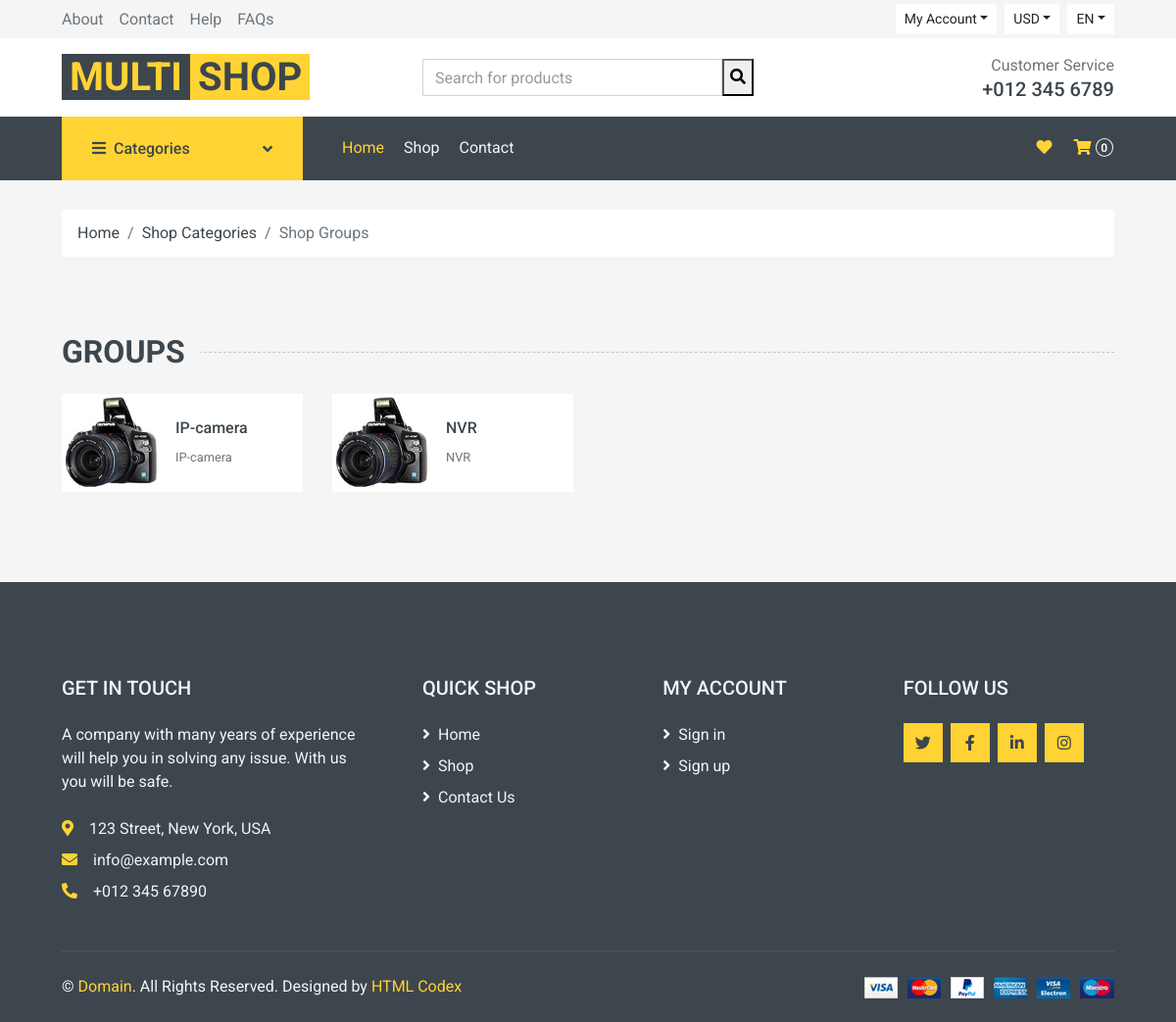
Screenshot of /shop/category/1/ with the database file from the repository.
### multi_store/models.py (models this page shows, shortened)
class ProductsSubGroup(models.Model):
    name = models.CharField(max_length=200)
    description = models.TextField()
    product_category = models.ForeignKey(ProductsCategories, on_delete=models.CASCADE)

### multi_store/views.py (the view)
# urls.py: path('shop/category/<int:category_id>/', views.ShopGroupsView.as_view(), name='shop_groups'),
class ShopGroupsView(EmailNewsMixin, CategoriesListMixin, ListView):
    template_name = 'multi_store/shop_groups.html'
    model = ProductsSubGroup
    products_categories = ProductsCategories.objects.all()
    products_groups = ProductsSubGroup.objects.all()
    def get_queryset(self):
        data = super(ShopGroupsView, self).get_queryset()
        category_id = self.kwargs.get('category_id')
        return data.filter(product_category_id=category_id)

### common/views.py (called while the page is built)
    def get_context_data(self, **kwargs):
        data = super(CategoriesListMixin, self).get_context_data(**kwargs)
        data['products_categories'] = self.products_categories
        data['products_groups'] = self.products_groups
        return data

### multi_store/context_processors.py (called while the page is built)
def baskets(request):
    user = request.user
    return {'baskets': UserShoppingCart.objects.filter(user=user) if user.is_authenticated else []}

### multi_store/templates/multi_store/shop_groups.html
{% extends 'multi_store/base.html' %}
{% load static %}
{% block content %}
    <div class="container-fluid">
        <div class="row px-xl-5">
            <div class="col-12">
                <nav class="breadcrumb bg-light mb-30">
                    <a class="breadcrumb-item text-dark" href="{% url 'test:index' %}">Home</a>
                    <a class="breadcrumb-item text-dark" href="{% url 'test:shop_category' %}">Shop Categories</a>
                    <span class="breadcrumb-item active">Shop Groups</span>
                </nav>
            </div>
        </div>
    </div>
    <div class="container-fluid pt-5">
        <h2 class="section-title position-relative text-uppercase mx-xl-5 mb-4"><span class="bg-secondary pr-3">Groups</span>
        </h2>
        <div class="row px-xl-5 pb-3">
            {% for group in object_list %}
                <div class="col-lg-3 col-md-4 col-sm-6 pb-1">
                    <a class="text-decoration-none" href="{% url 'test:shop_products' group_id=group.id%}">
                        <div class="cat-item img-zoom d-flex align-items-center mb-4">
                            <div class="overflow-hidden" style="width: 100px; height: 100px;">
                                <img class="img-fluid" src="{% static 'img/cat-2.jpg' %}" alt="">
                            </div>
                            <div class="flex-fill pl-3">
                                <h6>{{ group.name }}</h6>
                                <small class="text-body">{{ group.description }}</small>
                            </div>
                        </div>
                    </a>
                </div>
            {% endfor %}
        </div>
    </div>
{% endblock %}

### rows the page displays
ProductsSubGroup: name "IP-camera", description "IP-camera"
ProductsSubGroup: name "NVR", description "NVR"

### other values shown
{{ baskets|length }} "0"
